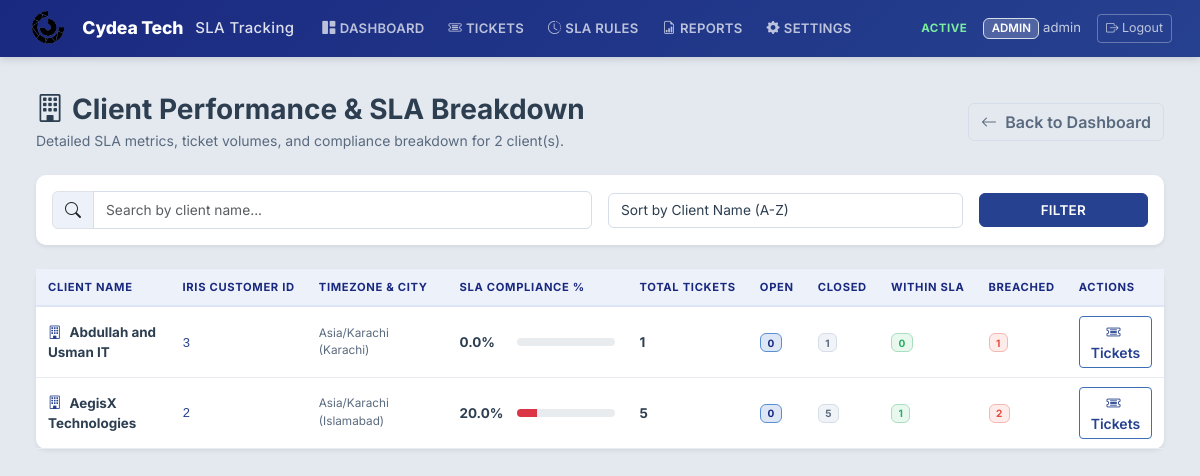
/clients/breakdown (signed in), run on the app's committed database.
### models/user.py (models this page shows, shortened)
class User(UserMixin, db.Model):
    __tablename__ = "users"
    id = db.Column(db.Integer, primary_key=True)
    username = db.Column(db.String(80), unique=True, nullable=False, index=True)
    email = db.Column(db.String(255), unique=True, nullable=True)
    password_hash = db.Column(db.String(255), nullable=False)
    role = db.Column(db.String(20), nullable=False, default=ROLE_VIEWER)
    is_active_user = db.Column(db.Boolean, default=True, nullable=False)
    created_at = db.Column(db.DateTime, default=lambda: datetime.now(timezone.utc))
    reports_generated = db.relationship("Report", backref="generated_by_user", lazy="dynamic")
    def has_permission(self, permission):
        return permission in ROLE_PERMISSIONS.get(self.role, set())
    @property
    def is_active(self):
        return self.is_active_user

### models/client.py (models this page shows, shortened)
class Client(db.Model):
    __tablename__ = "clients"
    id = db.Column(db.Integer, primary_key=True)
    name = db.Column(db.String(200), unique=True, nullable=False)
    iris_customer_id = db.Column(db.String(100), nullable=True, index=True)
    city = db.Column(db.String(100), nullable=True, default="Islamabad")
    timezone = db.Column(db.String(50), nullable=False, default="Asia/Karachi")
    business_hours_start = db.Column(db.String(10), nullable=True)
    business_hours_end = db.Column(db.String(10), nullable=True)
    business_hours_days = db.Column(db.String(50), nullable=True)
    is_active = db.Column(db.Boolean, default=True, nullable=False)
    created_at = db.Column(db.DateTime, default=lambda: datetime.now(timezone.utc))
    updated_at = db.Column(
        db.DateTime,
        default=lambda: datetime.now(timezone.utc),
        onupdate=lambda: datetime.now(timezone.utc),
    )
    sla_rules = db.relationship("SLARule", backref="client", lazy="dynamic")
    tickets = db.relationship("Ticket", backref="client", lazy="dynamic")
    field_mappings = db.relationship("FieldMapping", backref="client", lazy="dynamic")

### routes/dashboard_routes.py (the view)
@dashboard_bp.route("/clients/breakdown")
@login_required
@permission_required("view_dashboard")
def client_breakdown():
    search = request.args.get("search", "").strip()
    sort_by = request.args.get("sort", "name").strip()
    page = request.args.get("page", 1, type=int)
    page = max(1, min(page, 1000))
    query = Client.query.filter_by(is_active=True)
    if search:
        query = query.filter(Client.name.ilike(f"%{search}%"))
    all_clients = query.all()
    client_list = []
    for c in all_clients:
        c_tickets = Ticket.query.filter_by(client_id=c.id).all()
        c_total = len(c_tickets)
        c_open = sum(1 for t in c_tickets if t.is_open())
        c_closed = c_total - c_open
        c_within = sum(1 for t in c_tickets if t.sla_status in (SLA_WITHIN, SLA_CLOSED_WITHIN))
        c_breached = sum(1 for t in c_tickets if t.sla_status in (SLA_BREACHED, SLA_CLOSED_AFTER_BREACH))
        c_compliance = round((c_within / c_total) * 100, 1) if c_total else 0.0
        client_list.append({
            "client": c,
            "total": c_total,
            "open": c_open,
            "closed": c_closed,
            "within": c_within,
            "breached": c_breached,
            "compliance": c_compliance,
        })
    if sort_by == "compliance":
        client_list.sort(key=lambda x: x["compliance"], reverse=True)
    elif sort_by == "breached":
        client_list.sort(key=lambda x: x["breached"], reverse=True)
    elif sort_by == "total":
        client_list.sort(key=lambda x: x["total"], reverse=True)
    else:
        client_list.sort(key=lambda x: x["client"].name.lower())
    per_page = 20
    total_items = len(client_list)
    total_pages = max(1, (total_items + per_page - 1) // per_page)
    start_idx = (page - 1) * per_page
    paginated_items = client_list[start_idx:start_idx + per_page]
    return render_template(
        "client_breakdown.html",
        clients=paginated_items,
        page=page,
        total_pages=total_pages,
        total_clients=total_items,
        current_search=search,
        current_sort=sort_by,
    )

### templates/client_breakdown.html (shortened to what this page needs)
{% extends "base.html" %}
{% block content %}
<div class="container-fluid py-3">
    <div class="d-flex justify-content-between align-items-center mb-4">
        <div>
            <h3 class="fw-bold mb-1"><i class="bi bi-building me-2"></i>Client Performance & SLA Breakdown</h3>
            <p class="text-muted mb-0">Detailed SLA metrics, ticket volumes, and compliance breakdown for {{ total_clients }} client(s).</p>
        </div>
        <a href="{{ url_for('dashboard.index') }}" class="btn btn-outline-secondary">
            <i class="bi bi-arrow-left me-1"></i> Back to Dashboard
        </a>
    </div>
    <div class="card shadow-sm border-0 mb-4">
        <div class="card-body">
            <form method="GET" action="{{ url_for('dashboard.client_breakdown') }}" class="row g-3 align-items-center">
                <div class="col-md-6">
                    <div class="input-group">
                        <span class="input-group-text bg-light"><i class="bi bi-search"></i></span>
                        <input type="text" name="search" class="form-control" placeholder="Search by client name..." value="{{ current_search }}">
                    </div>
                </div>
                <div class="col-md-4">
                    <select name="sort" class="form-select" onchange="this.form.submit()">
                        <option value="name" {% if current_sort == 'name' %}selected{% endif %}>Sort by Client Name (A-Z)</option>
                    </select>
                </div>
                <div class="col-md-2">
                    <button type="submit" class="btn btn-primary w-100">Filter</button>
                </div>
            </form>
        </div>
    </div>
    <div class="card shadow-sm border-0">
        <div class="card-body p-0">
            <div class="table-responsive">
                <table class="table table-hover align-middle mb-0">
                    <thead class="table-light">
                        <tr>
                            <th>Client Name</th>
                            <th>IRIS Customer ID</th>
                            <th>Timezone & City</th>
                            <th>SLA Compliance %</th>
                            <th>Total Tickets</th>
                            <th>Open</th>
                            <th>Closed</th>
                            <th>Within SLA</th>
                            <th>Breached</th>
                            <th>Actions</th>
                        </tr>
                    </thead>
                    <tbody>
                        {% for item in clients %}
                        <tr>
                            <td class="fw-bold">
                                <i class="bi bi-building text-primary me-2"></i>{{ item.client.name }}
                            </td>
                            <td><code>{{ item.client.iris_customer_id or '-' }}</code></td>
                            <td class="small text-muted">{{ item.client.timezone or 'UTC' }} ({{ item.client.city or 'Islamabad' }})</td>
                            <td style="min-width: 180px;">
                                <div class="d-flex align-items-center">
                                    <span class="me-2 fw-bold text-nowrap" style="width: 50px;">{{ item.compliance }}%</span>
                                    <div class="progress flex-grow-1" style="height: 8px;">
                                        <div class="progress-bar {% if item.compliance >= 90 %}bg-success{% elif item.compliance >= 75 %}bg-warning{% else %}bg-danger{% endif %}" role="progressbar" style="width: {{ item.compliance }}%;"></div>
                                    </div>
                                </div>
                            </td>
                            <td class="fw-bold">{{ item.total }}</td>
                            <td><span class="badge bg-primary">{{ item.open }}</span></td>
                            <td><span class="badge bg-secondary">{{ item.closed }}</span></td>
                            <td><span class="badge bg-success">{{ item.within }}</span></td>
                            <td>
                                {% if item.breached > 0 %}
                                <span class="badge bg-danger">{{ item.breached }}</span>
                                {% else %}
                                <span class="badge bg-light text-muted">0</span>
                                {% endif %}
                            </td>
                            <td>
                                <a href="{{ url_for('tickets.ticket_list', client_id=item.client.id) }}" class="btn btn-sm btn-outline-primary">
                                    <i class="bi bi-ticket-detailed me-1"></i> Tickets
                                </a>
                            </td>
                        </tr>
                        {% else %}
                        <tr>
                            <td colspan="10" class="text-center py-4 text-muted">No clients found matching query.</td>
                        </tr>
                        {% endfor %}
                    </tbody>
                </table>
            </div>
        </div>
    </div>
</div>
{% endblock %}

### templates/base.html (shortened to what this page needs)
<!DOCTYPE html>
<html lang="en">
<head>
    <link href="https://cdn.jsdelivr.net/npm/bootstrap@5.3.3/dist/css/bootstrap.min.css" rel="stylesheet">
    <link href="https://cdn.jsdelivr.net/npm/bootstrap-icons@1.11.3/font/bootstrap-icons.css" rel="stylesheet">
    <link rel="stylesheet" href="https://unpkg.com/leaflet@1.9.4/dist/leaflet.css"/>
    <link href="{{ url_for('static', filename='css/style.css') }}" rel="stylesheet">
</head>
<body>
{% if current_user.is_authenticated %}
<nav class="navbar navbar-expand-lg sticky-top">
    <div class="container-fluid">
        <a class="navbar-brand" href="{{ url_for('dashboard.index') }}">
            <img src="{{ url_for('static', filename='images/image.png') }}" alt="Cydea Tech Logo" style="height: 34px; max-width: 130px; object-fit: contain;" class="me-2">
            <span style="font-weight: 800; letter-spacing: -0.01em;">Cydea Tech</span>
            <span style="font-size: 0.85em; opacity: 0.85; font-weight: 500;" class="ms-1">SLA Tracking</span>
        </a>
        <div class="collapse navbar-collapse" id="navMenu">
            <ul class="navbar-nav me-auto mb-2 mb-lg-0">
                <li class="nav-item">
                    <a class="nav-link {% if request.endpoint == 'dashboard.index' %}active{% endif %}"
                       href="{{ url_for('dashboard.index') }}">
                       <i class="bi bi-grid-1x2-fill me-1"></i>Dashboard</a>
                </li>
                <li class="nav-item">
                    <a class="nav-link {% if request.endpoint and 'tickets.' in request.endpoint %}active{% endif %}"
                       href="{{ url_for('tickets.ticket_list') }}">
                       <i class="bi bi-ticket-detailed me-1"></i>Tickets</a>
                </li>
                {% if current_user.has_permission('manage_sla_rules') %}
                <li class="nav-item">
                    <a class="nav-link {% if request.endpoint and 'sla_rules.' in request.endpoint %}active{% endif %}"
                       href="{{ url_for('sla_rules.rule_list') }}">
                       <i class="bi bi-clock-history me-1"></i>SLA Rules</a>
                </li>
                {% endif %}
                {% if current_user.has_permission('view_reports') %}
                <li class="nav-item">
                    <a class="nav-link {% if request.endpoint and 'reports.' in request.endpoint %}active{% endif %}"
                       href="{{ url_for('reports.report_list') }}">
                       <i class="bi bi-file-earmark-bar-graph me-1"></i>Reports</a>
                </li>
                {% endif %}
                {% if current_user.has_permission('manage_iris_settings') %}
                <li class="nav-item">
                    <a class="nav-link {% if request.endpoint and 'settings.' in request.endpoint %}active{% endif %}"
                       href="{{ url_for('settings.settings_page') }}">
                       <i class="bi bi-gear-fill me-1"></i>Settings</a>
                </li>
                {% endif %}
            </ul>
            <div class="d-flex align-items-center gap-3">
                <span class="status-live"> Active</span>
                <span class="navbar-text">
                    <span class="badge bg-secondary">{{ current_user.role }}</span>
                    {{ current_user.username }}
                </span>
                <a href="{{ url_for('auth.logout') }}" class="btn btn-outline-light btn-sm">
                    <i class="bi bi-box-arrow-right"></i> Logout
                </a>
            </div>
        </div>
    </div>
</nav>
{% endif %}
<div class="container-fluid py-4 px-4">
    {% block content %}{% endblock %}
</div>
</body>
</html>

### data on the page
User: role "ADMIN", username "admin"
Client: client.name "Abdullah and Usman IT", client "3", client "Asia/Karachi", client "Karachi"
Client: client.name "AegisX Technologies", client "2", client "Asia/Karachi", client "Islamabad"

### other printed values
{{ total_clients }} "2"
{{ item.compliance }} "0.0" "20.0"
{{ item.total }} "1" "5"
{{ item.open }} "0" "0"
{{ item.closed }} "1" "5"
{{ item.within }} "0" "1"
{{ item.breached }} "1" "2"
